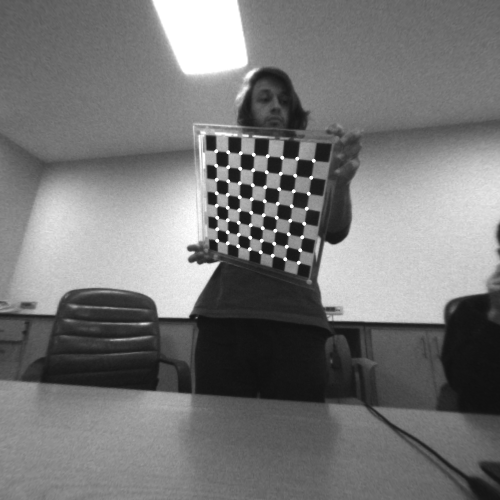
#> input picture temp/0.png, 1000 x 1000 px, given as the content of the folder Recorder/Records/5_2020-11-03_21:03/leftFisheye, which was not available (shown at 1/2 size)
$ python photo_quality_control.py
#> lines starting #> are read from the running program, lines starting #| are printed output that depends on the picture; pictures that were not available may be replaced by others from this repository, and a replacement may not be noted
#!/usr/bin/env python3
# -*- coding: utf-8 -*-
"""
Created on Tue Nov  3 17:13:02 2020

@author: salih
"""
import os
import cv2
import glob
import matplotlib.pyplot as plt
import numpy as np

if(os.getcwd().split('/')[-1] != 'star'):
    os.chdir("../../../")

K1 = np.array([[284.501708984375, 0.0, 430.9294128417969], [0.0, 285.4164123535156, 394.66510009765625], [0.0, 0.0, 1.0]])
D1 = np.array([-0.00012164260260760784, 0.03437558934092522, -0.03252582997083664, 0.004925379063934088])

K2 = np.array([[284.1828918457031, 0.0, 427.9779052734375], [0.0, 285.0440979003906, 399.5506896972656], [0.0, 0.0, 1.0]])
D2 = np.array([0.0009760634857229888, 0.030147459357976913, -0.02769969031214714, 0.0031066760420799255])

fisheyeWidth = 800
fisheyeHeight = 848


def undistortFisheyeImages(fisheyeImages, K, D):


    # We calculate the undistorted focal length:
    #
    #         h
    # -----------------
    #  \      |      /
    #    \    | f  /
    #     \   |   /
    #      \ fov /
    #        \|/
    stereo_fov_rad = 90 * (np.pi/180)  # 90 degree desired fov
    stereo_height_px = 1000          # 300x300 pixel stereo output
    stereo_focal_px = stereo_height_px/2 / np.tan(stereo_fov_rad/2)

    # We set the left rotation to identity and the right rotation
    # the rotation between the cameras
    R = np.eye(3)

    # The stereo algorithm needs max_disp extra pixels in order to produce valid
    # disparity on the desired output region. This changes the width, but the
    # center of projection should be on the center of the cropped image
    stereo_width_px = stereo_height_px
    stereo_size = (stereo_width_px, stereo_height_px)
    stereo_cx = (stereo_height_px - 1)/2
    stereo_cy = (stereo_height_px - 1)/2

    # Construct the left and right projection matrices, the only difference is
    # that the right projection matrix should have a shift along the x axis of
    # baseline*focal_length
    P = np.array([[stereo_focal_px, 0, stereo_cx, 0],
                       [0, stereo_focal_px, stereo_cy, 0],
                       [0,               0,         1, 0]])

    undistortedImages = []

    nk = K.copy()

    # nk[0,0]=K[0,0]/2
    # nk[1,1]=K[1,1]/2

    for image in fisheyeImages:

        undistorted = cv2.fisheye.undistortImage(image, K=K, D=D, Knew=P, new_size=(int(stereo_height_px), int(stereo_width_px)))
        undistortedImages.append(undistorted)

    return undistortedImages, P[:,:-1]

def drawChessboardCornersForImages(images_):

    images = np.copy(images_)

    newImages = []
    cornerss   = []

    CHECKERBOARD = (8,8)

    for image in images:

        # ret, corners = cv2.findChessboardCorners(image, CHECKERBOARD, cv2.CALIB_CB_ADAPTIVE_THRESH+cv2.CALIB_CB_FAST_CHECK+cv2.CALIB_CB_NORMALIZE_IMAGE)
        ret, corners = cv2.findChessboardCornersSB(image, CHECKERBOARD, cv2.CALIB_CB_ACCURACY+cv2.CALIB_CB_NORMALIZE_IMAGE)
        # corners = cv2.goodFeaturesToTrack(gray_img,25,0.01,10)

        if(ret):

            for i, corner in enumerate(corners):

                cv2.circle(image, (int(corner[0][0]),int(corner[0][1])), i,  (255,255,255), thickness=1)

            newImages.append(image)
            cornerss.append(corners)

    return newImages, cornerss


fileNamesL = glob.glob("Recorder/Records/5_2020-11-03_21:03/leftFisheye/*" )
fileNamesR = glob.glob("Recorder/Records/5_2020-11-03_21:03/rightFisheye/*")

fileNamesL.sort()
fileNamesR.sort()

# [4 lines of commented-out code are left out]

distortedL = []
distortedR = []
for i in range(0, len(fileNamesL), 50):
    imageL = cv2.imread(fileNamesL[i])
#> imageL is the input picture: shape (1000, 1000, 3); min 15, max 255, mean 118.3
    imageR = cv2.imread(fileNamesR[i])
    distortedL.append(imageL)
    distortedR.append(imageR)

# test = cv2.imread("Calibration/Missions/Mission_2/left_649_1604426768746.png")
# distorted.append(test)
undistortedL, KL = undistortFisheyeImages(distortedL, K1, D1)
#> the loop in undistortFisheyeImages, `for image in fisheyeImages: ` made 1 pass
#> pass 1, in undistortFisheyeImages, `undistorted = cv2.fisheye.undistortImage(image, K=K, D=D, Knew=P, new_..`:
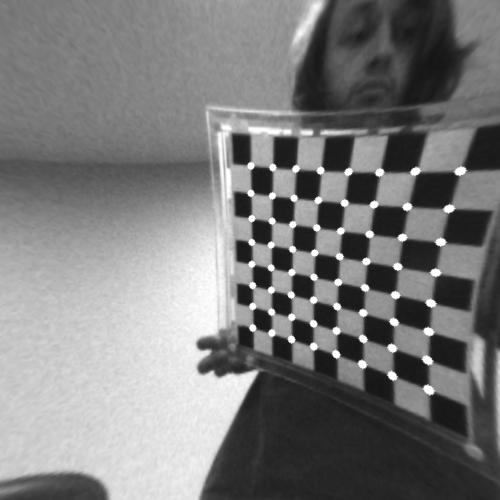
#> undistorted: shape (1000, 1000, 3) (shown at 1/2 size); min 21, max 255, mean 123.5
#> after the loop in undistortFisheyeImages, `for image in fisheyeImages:`: undistortedImages = 1 item
#> undistortedL = 1 item; KL = [[500, 0, 499.5], [0, 500, 499.5], [0, 0, 1]]
undistortedR, KR = undistortFisheyeImages(distortedR, K2, D2)
#> the loop in undistortFisheyeImages (call 2), `for image in fisheyeImages: ` made 1 pass
#> pass 1, in undistortFisheyeImages (call 2), `undistorted = cv2.fisheye.undistortImage(image, K=K, D=D, Knew=P, new_..`:
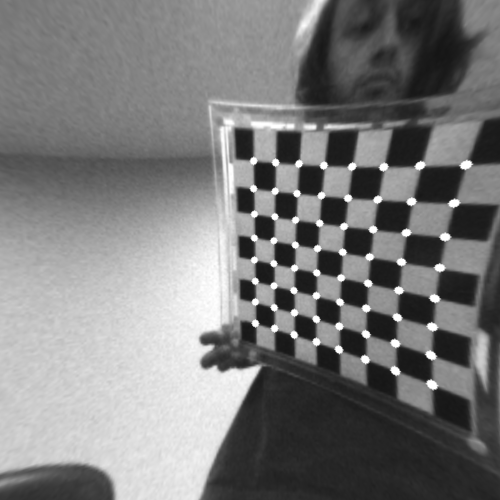
#> undistorted: shape (1000, 1000, 3) (shown at 1/2 size); min 21, max 255, mean 122.9
#> undistortedR = 1 item; KR = [[500, 0, 499.5], [0, 500, 499.5], [0, 0, 1]]

dottedL, cornersL = drawChessboardCornersForImages(undistortedL)
#> the loop in drawChessboardCornersForImages, `for image in images:` made 1 pass
#> ret on pass 1: False
#> after the loop in drawChessboardCornersForImages, `for image in images:`: cornerss = []
#> dottedL = []; cornersL = []
dottedR, cornersR = drawChessboardCornersForImages(undistortedR)
#> the loop in drawChessboardCornersForImages (call 2), `for image in images:` made 1 pass
#> dottedR = []; cornersR = []

try:
    os.mkdir("./temp")

except:
    print("temp already exists")

for i,img in enumerate(dottedL):
    img = cv2.hconcat([img, dottedR[i]])
    cv2.imwrite("./temp/"+str(i)+".png", img)
#> this loop made 0 passes


print(len(distortedL) + len(distortedR))
#| 2
print(len(undistortedL) + len(undistortedR))
#| 2
print(len(dottedL) + len(dottedR))
#| 0

$ run again, on temp/14.png
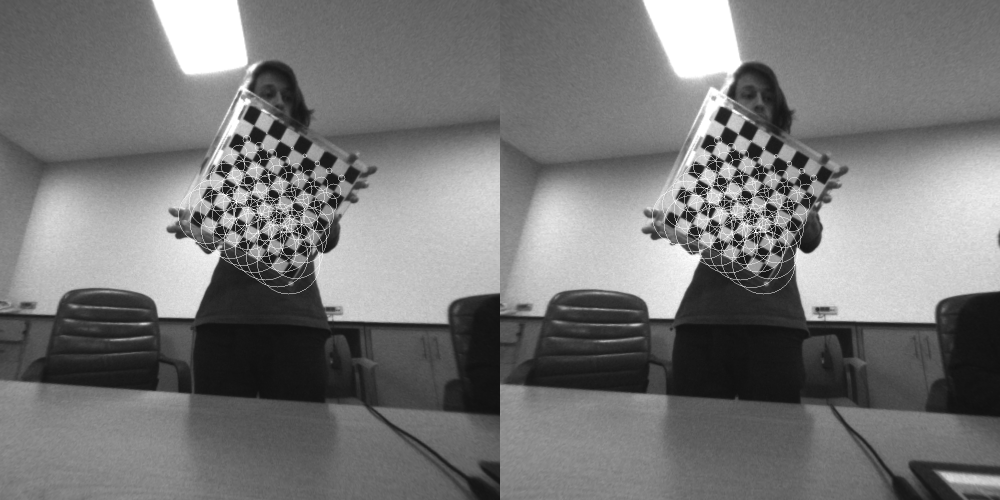
#> input picture temp/14.png, 2000 x 1000 px, given as the content of the folder Recorder/Records/5_2020-11-03_21:03/leftFisheye, which was not available (shown at 1/2 size)
#> imageL is the input picture: shape (1000, 2000, 3); min 13, max 255, mean 118.5
#> the loop in undistortFisheyeImages, `for image in fisheyeImages: ` made 1 pass
#> pass 1, in undistortFisheyeImages, `undistorted = cv2.fisheye.undistortImage(image, K=K, D=D, Knew=P, new_..`:
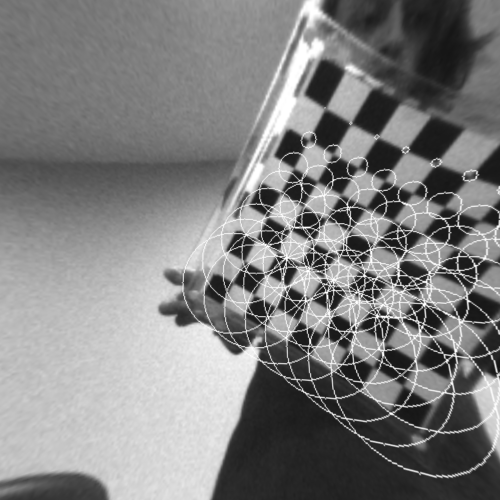
#> undistorted: shape (1000, 1000, 3) (shown at 1/2 size); min 20, max 255, mean 127.4
#> after the loop in undistortFisheyeImages, `for image in fisheyeImages:`: undistortedImages = 1 item
#> KL = [[500, 0, 499.5], [0, 500, 499.5], [0, 0, 1]]
#> the loop in undistortFisheyeImages (call 2), `for image in fisheyeImages: ` made 1 pass
#> pass 1, in undistortFisheyeImages (call 2), `undistorted = cv2.fisheye.undistortImage(image, K=K, D=D, Knew=P, new_..`:
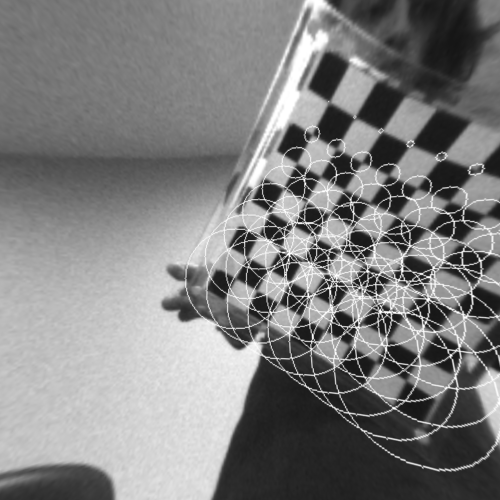
#> undistorted: shape (1000, 1000, 3) (shown at 1/2 size); min 20, max 255, mean 126.9
#> undistortedR = 1 item; KR = [[500, 0, 499.5], [0, 500, 499.5], [0, 0, 1]]
#> the loop in drawChessboardCornersForImages, `for image in images:` made 1 pass
#> ret on pass 1: False
#> after the loop in drawChessboardCornersForImages, `for image in images:`: cornerss = []
#> the loop in drawChessboardCornersForImages (call 2), `for image in images:` made 1 pass
#| 2
#| 2
#| 0
